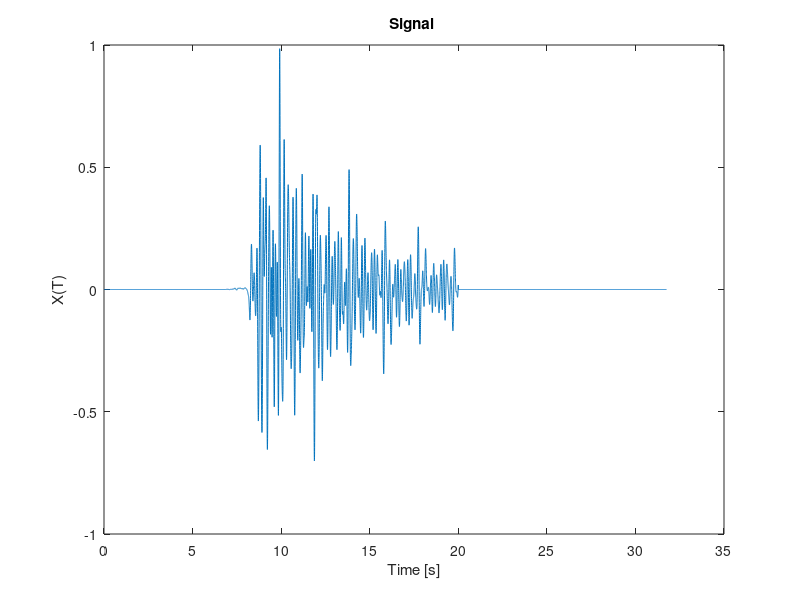
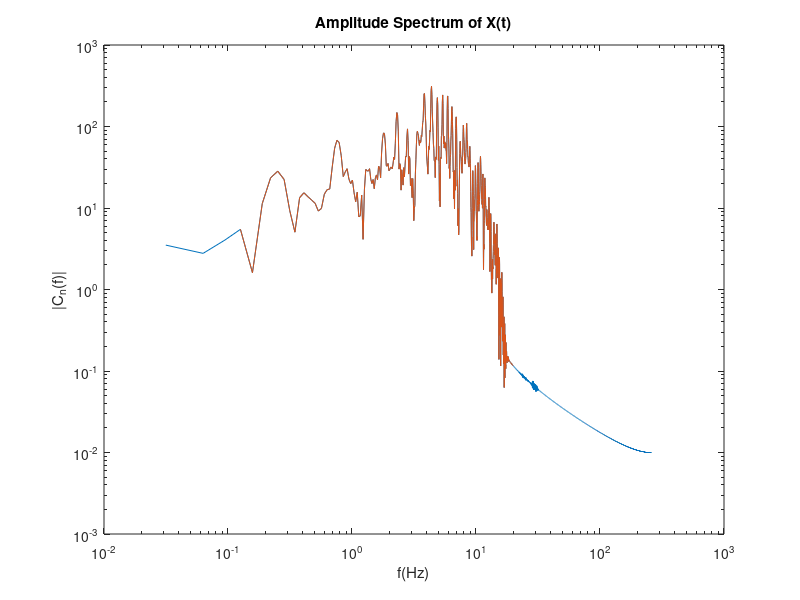
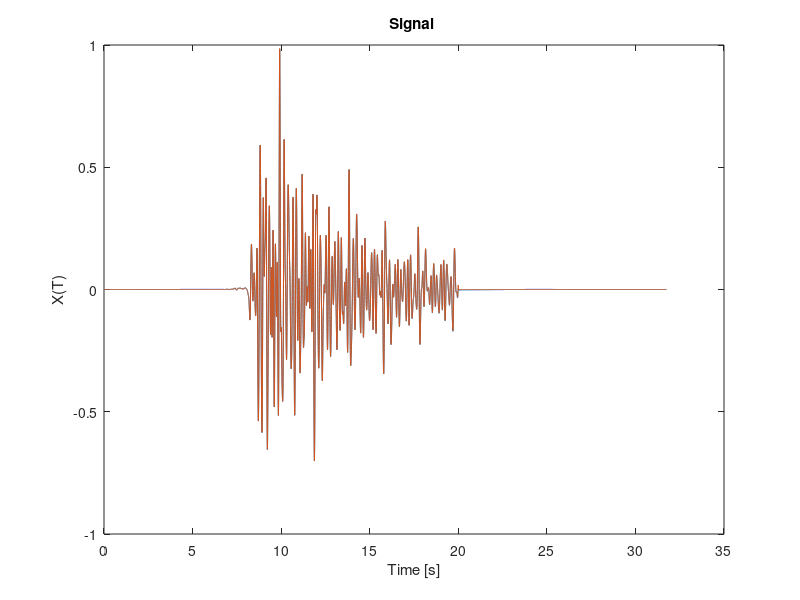

Recreate these plots in MATLAB, in order.
clc; clear all; 
load x.txt;
T = x(:,1);
X = x(:,2);
dT = T(2)-T(1); % Time Period 
F_s = 1/dT;     % Sampling Frequency
L = size(T,1);  % Length of the Signal 

display(dT); 
display(F_s);
display(L);

New_L = 2^round(log2(L)+0.5)+1;
New_X = zeros(New_L,1);
New_X(1:L) = X;
New_T = zeros(New_L,1);
New_T(1:L) = T;
New_T(L:New_L) = (New_T(L):dT:New_T(L)+(New_L-L)*dT)';

plot(New_T,New_X);
title('Signal ');
xlabel('Time [s]');
ylabel('X(T)');

Y = fft(New_X);
Index_Middle = (New_L+1)/2;


Amp  = abs(Y);
Phase_Angle = atan(real(Y)./imag(Y));

Pos_Amp  = Amp(1:Index_Middle);
Pos_Phase_Angle = Phase_Angle(1:Index_Middle);
Pos_Freq = ((0:F_s:F_s*(New_L-1)/2)/New_L)';

figure;
loglog(Pos_Freq,Pos_Amp);
title('Amplitude Spectrum of X(t)');
xlabel('f(Hz)');
ylabel('|C_n(f)|');

%%%%%%%% Filtering Frequency %%%%%%%%%
F_start = 0.1;
F_end   = 20;

Index_Start  = 1+round(F_start*New_L/F_s);
Index_End    = 1+round(F_end*New_L/F_s);

if(Index_End>((New_L+1)/2))
	Index_End = ((New_L+1)/2);
end

if(Index_Start~=1)
	Pos_Amp(1:Index_Start)= 0;
	Y(1:Index_Start)=0;
	Y(end-Index_Start:end)=0;
end

Pos_Amp(Index_End:Index_Middle)=0;
Y(Index_End:Index_Middle)=0;
Y(Index_Middle:2*Index_Middle-Index_End)=0;

hold on;
loglog(Pos_Freq,Pos_Amp);
title('Amplitude Spectrum of X(t)');
xlabel('f(Hz)');
ylabel('|C_n(f)|');


%%%%%%%%% Inverse FFT %%%%%%%%%%%%%%

% figure; 
% IFFT_X = ifft(Y);

% loglog(Pos_Freq,Pos_Amp);
% figure;
% semilogx(Pos_Freq,Pos_Phase_Angle);

figure ;
IFFT_X = ifft(Y);
plot(New_T,IFFT_X);
hold on;
plot(New_T,New_X);
title('Signal ');
xlabel('Time [s]');
ylabel('X(T)');







